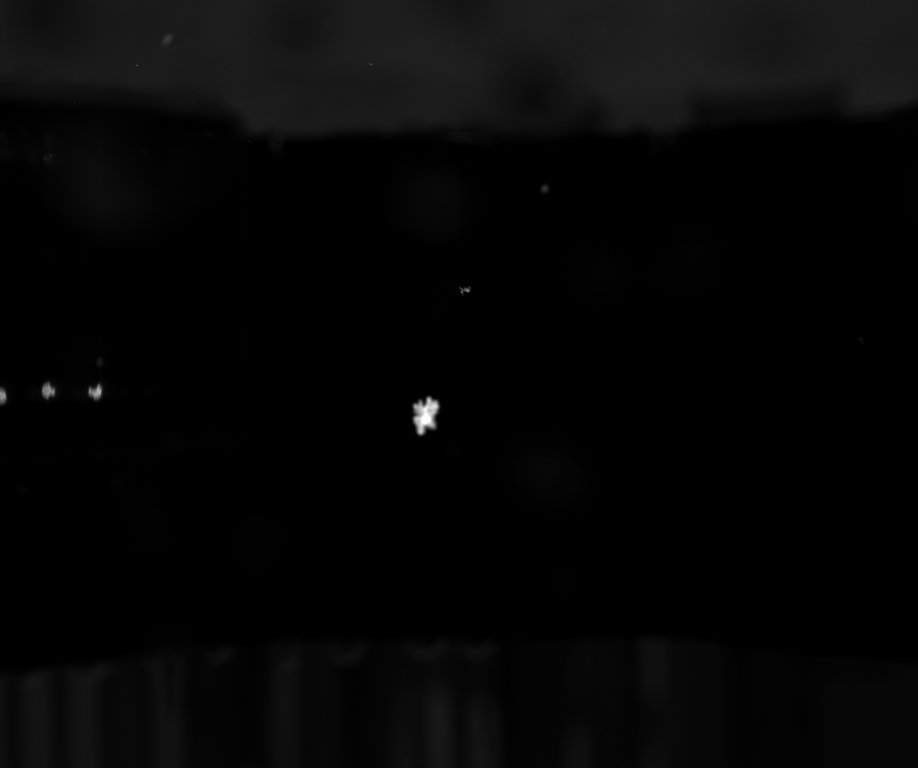
#> input picture mascdb/masclab/old/MASC analysis/Samples/2015.06.20_09.33.18_flake_47431_cam_0.png, 918 x 768 px, shrunk from 2448 x 2048 before the run
$ python reframing.py
#> lines starting #> are read from the running program, lines starting #| are printed output that depends on the picture; after the words box and inside, x2 and y2 are one past the last pixel; in counts of white or black regions, pixels touching at a corner belong together
import cv2
import numpy as np
import matplotlib.pyplot as plt
import os

# Chemins vers les images
image_paths = [
    "Samples/2015.06.20_09.33.18_flake_47431_cam_0.png",
    "Samples/2015.06.20_09.33.18_flake_47431_cam_1.png",
    "Samples/2015.06.20_09.33.18_flake_47431_cam_2.png"
]

# Création du dossier de sauvegarde
output_dir = "Samples_reframed"
os.makedirs(output_dir, exist_ok=True)

# Chargement des images en niveaux de gris
images = [cv2.imread(path, cv2.IMREAD_GRAYSCALE) for path in image_paths]
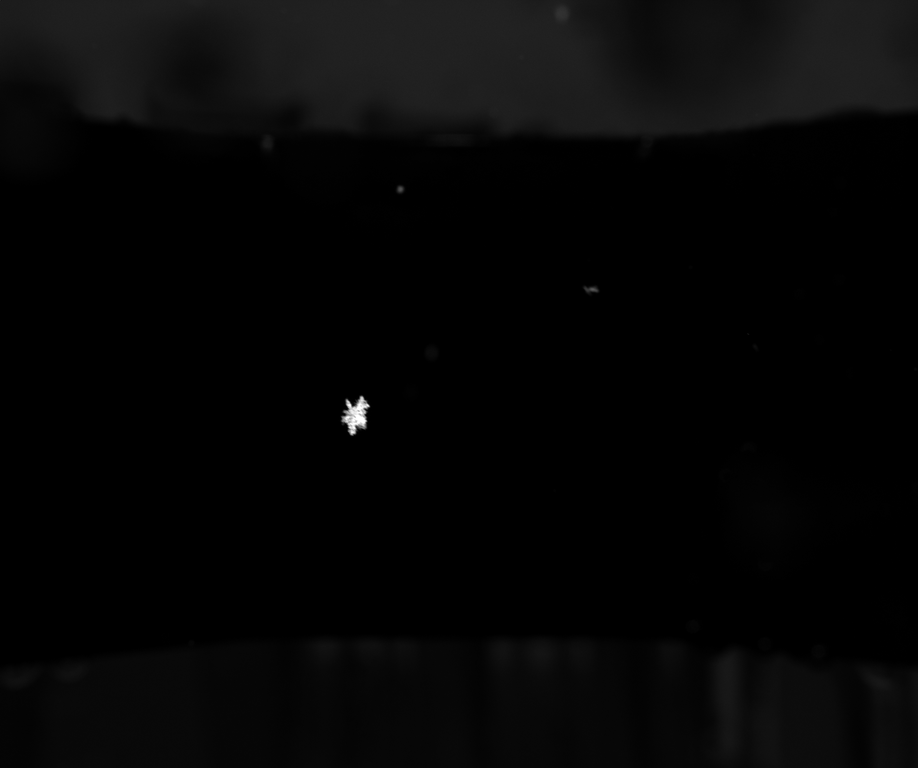
#> input picture mascdb/masclab/old/MASC analysis/Samples/2015.06.20_09.33.18_flake_47431_cam_1.png, 918 x 768 px, shrunk from 2448 x 2048 before the run
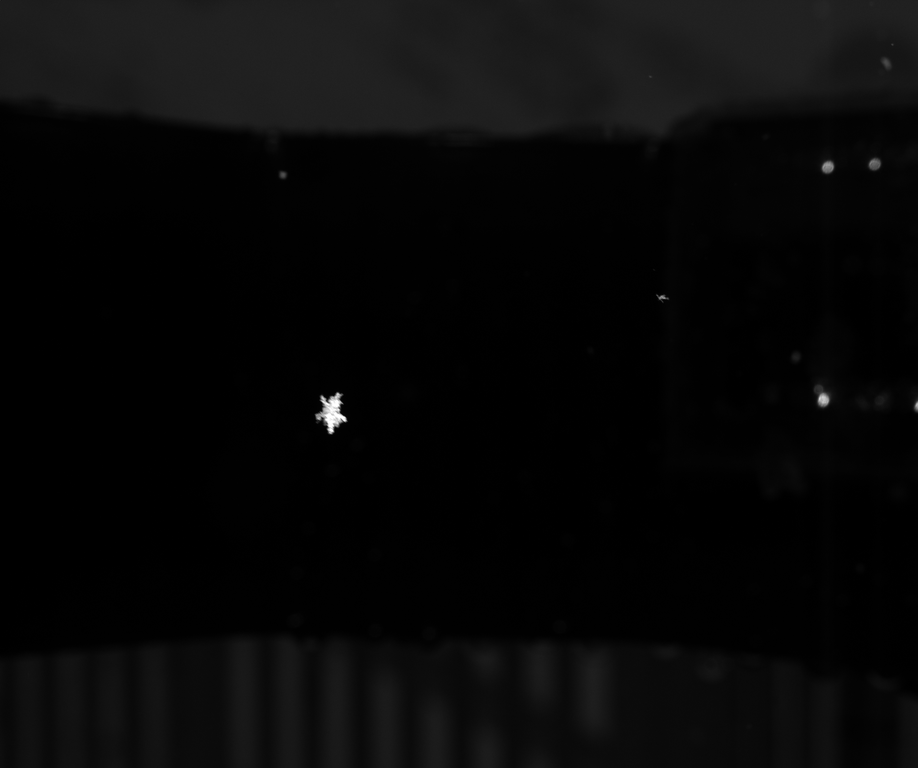
#> input picture mascdb/masclab/old/MASC analysis/Samples/2015.06.20_09.33.18_flake_47431_cam_2.png, 918 x 768 px, shrunk from 2448 x 2048 before the run
#> images = 3 items

# Détection de la particule et récupération des boîtes englobantes
bounding_boxes = []
for img in images:
    _, thresh = cv2.threshold(img, 200, 255, cv2.THRESH_BINARY)  # Seuillage
    contours, _ = cv2.findContours(thresh, cv2.RETR_EXTERNAL, cv2.CHAIN_APPROX_SIMPLE)
    if contours:
        largest_contour = max(contours, key=cv2.contourArea)
        x, y, w, h = cv2.boundingRect(largest_contour)
        bounding_boxes.append((x, y, w, h))
#> this loop made 3 passes
#> (x, y, w, h) on passes 1 to 3: (417, 404, 20, 25), (345, 397, 24, 36), (322, 399, 24, 33)
#> pass 1, `_, thresh = cv2.threshold(img, 200, 255, cv2.THRESH_BINARY)`:
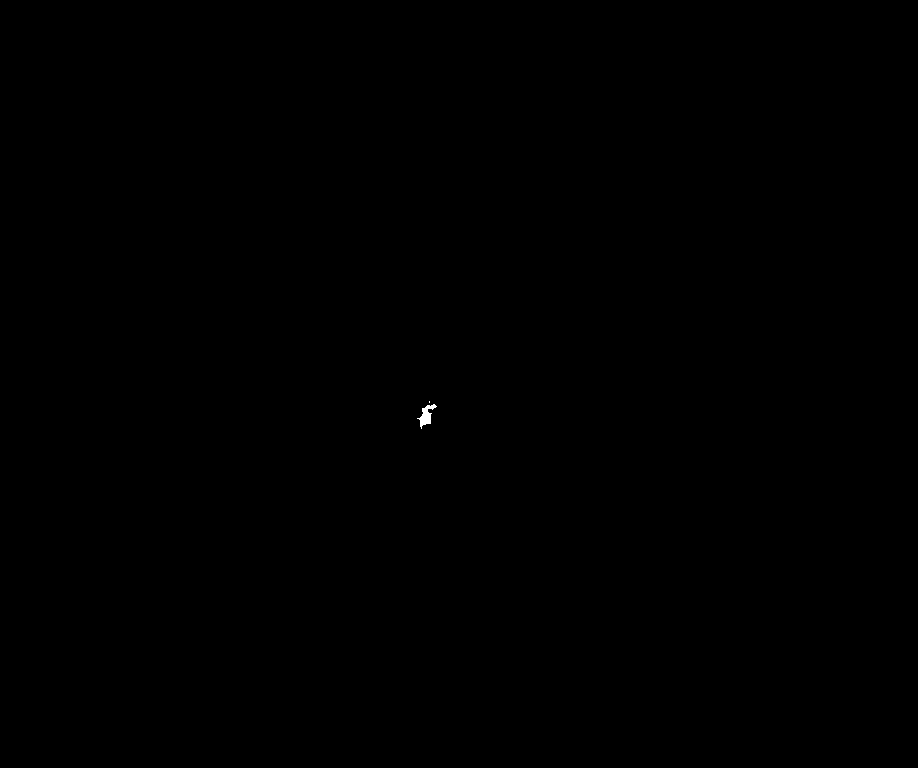
#> thresh: shape (768, 918); 0.03% white; 2 white regions (1 under 20 px), largest, box (x1, y1, x2, y2) and area: (417, 404, 437, 429) 200
#> after the loop, bounding_boxes = [(417, 404, 20, 25), (345, 397, 24, 36), (322, 399, 24, 33)]

# Définir la taille maximale et padding
max_width = max(b[2] for b in bounding_boxes)
#> max_width = 24
max_height = max(b[3] for b in bounding_boxes)
#> max_height = 36
padding = 20  # Marge supplémentaire autour du flocon

# Recadrage et sauvegarde
cropped_images = []
for i, img in enumerate(images):
    x, y, w, h = bounding_boxes[i]
    center_x = x + w // 2
    center_y = y + h // 2

    crop_x1 = max(center_x - (max_width // 2 + padding), 0)
    crop_y1 = max(center_y - (max_height // 2 + padding), 0)
    crop_x2 = crop_x1 + max_width + 2 * padding
    crop_y2 = crop_y1 + max_height + 2 * padding

    cropped = img[crop_y1:crop_y2, crop_x1:crop_x2]
    cropped_images.append(cropped)

    # Sauvegarde
    filename = os.path.basename(image_paths[i])
    output_path = os.path.join(output_dir, f"reframed_{filename}")
    cv2.imwrite(output_path, cropped)
#> this loop made 3 passes
#> (x, y, w, h, center_x, center_y, crop_x1, crop_y1) on passes 1 to 3: (417, 404, 20, 25, 427, 416, 395, 378), (345, 397, 24, 36, 357, 415, 325, 377), (322, 399, 24, 33, 334, 415, 302, 377)
#> pass 1, `cropped = img[crop_y1:crop_y2, crop_x1:crop_x2]`:
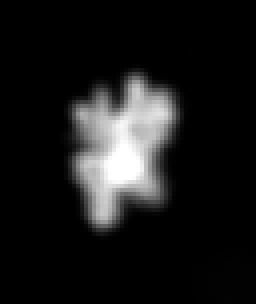
#> cropped: shape (76, 64) (shown 4 times larger); min 0, max 255, mean 25.4
#> pass 2, `cropped = img[crop_y1:crop_y2, crop_x1:crop_x2]`:
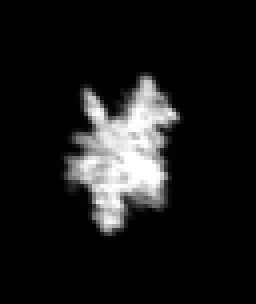
#> cropped: shape (76, 64) (shown 4 times larger); min 0, max 255, mean 25.9
#> pass 3, `cropped = img[crop_y1:crop_y2, crop_x1:crop_x2]`:
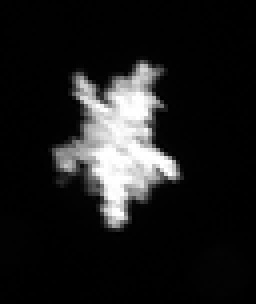
#> cropped: shape (76, 64) (shown 4 times larger); min 0, max 255, mean 28.3
#> after the loop, cropped_images = 3 items

# (Optionnel) Affichage des images recadrées
fig, axs = plt.subplots(1, 3, figsize=(15, 5))
for i, crop in enumerate(cropped_images):
    axs[i].imshow(crop, cmap='gray')
    axs[i].set_title(f"Camera {i} (Saved)")
    axs[i].axis('off')
#> this loop made 3 passes

plt.tight_layout()
plt.show()
